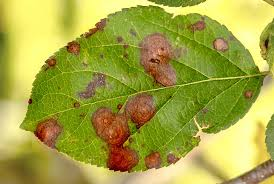
#> input picture Day 58/apple.jpeg, 274 x 184 px
$ python task3.py
#> lines starting #> are read from the running program, lines starting #| are printed output that depends on the picture
# import necessary libraries
import cv2
import matplotlib.pyplot as plt

# Load an image
image = cv2.imread('apple.jpeg')
#> image is the input picture: shape (184, 274, 3); mean B, G, R 66.5, 165.2, 165.4

# Convert the image from BGR (OpenCV format) to RGB (Matplotlib format)
image_rgb = cv2.cvtColor(image, cv2.COLOR_BGR2RGB)

# Apply Gaussian blur to denoise
denoised_image = cv2.GaussianBlur(image_rgb, (11, 11), 0)
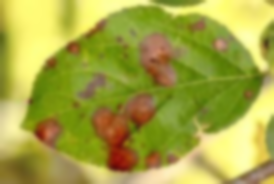
#> denoised_image: shape (184, 274, 3); mean R, G, B 165.4, 165.2, 66.5


# Display the original and resized images
plt.figure(figsize=(10, 5))
plt.subplot(1, 2, 1)
plt.title('Original Image')
plt.imshow(image_rgb)
plt.axis('off')
plt.subplot(1, 2, 2)
plt.title('denoised_image')
plt.imshow(denoised_image)
plt.axis('off')
plt.show()
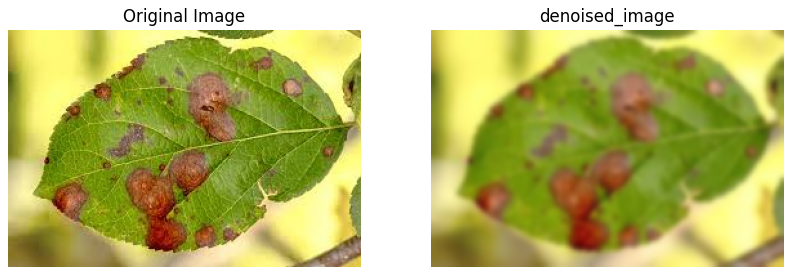
#> figure drawn by matplotlib, 2 panels

# Convert to grayscale
gray_image = cv2.cvtColor(image_rgb, cv2.COLOR_BGR2GRAY)
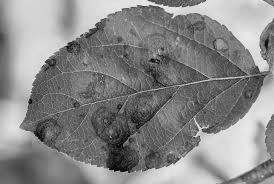
#> gray_image: shape (184, 274); min 5, max 237, mean 135.7

# Apply histogram equalization
equalized_image = cv2.equalizeHist(gray_image)
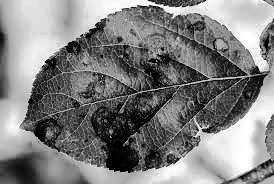
#> equalized_image: shape (184, 274); min 0, max 255, mean 128.4

# Display the original and resized images
plt.figure(figsize=(10, 5))
plt.subplot(1, 2, 1)
plt.title('Gray Image')
plt.imshow(gray_image, cmap="gray")
plt.axis('off')
plt.subplot(1, 2, 2)
plt.title('equalized_image')
plt.imshow(equalized_image, cmap="gray")
plt.axis('off')
plt.show()
